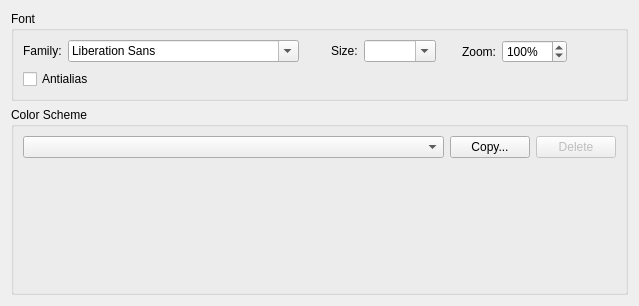
<?xml version="1.0" encoding="UTF-8"?>
<ui version="4.0">
 <class>TextEditor::Internal::FontSettingsPage</class>
 <widget class="QWidget" name="TextEditor::Internal::FontSettingsPage">
  <property name="geometry">
   <rect>
    <x>0</x>
    <y>0</y>
    <width>639</width>
    <height>306</height>
   </rect>
  </property>
  <layout class="QVBoxLayout" name="verticalLayout">
   <item>
    <widget class="QGroupBox" name="fontGroupBox">
     <property name="title">
      <string>Font</string>
     </property>
     <layout class="QGridLayout" name="gridLayout">
      <item row="0" column="4">
       <widget class="QLabel" name="sizeLabel">
        <property name="sizePolicy">
         <sizepolicy hsizetype="Fixed" vsizetype="Fixed">
          <horstretch>0</horstretch>
          <verstretch>0</verstretch>
         </sizepolicy>
        </property>
        <property name="text">
         <string>Size:</string>
        </property>
       </widget>
      </item>
      <item row="0" column="7">
       <widget class="QLabel" name="zoomLabel">
        <property name="text">
         <string>Zoom:</string>
        </property>
       </widget>
      </item>
      <item row="0" column="0">
       <widget class="QLabel" name="familyLabel">
        <property name="sizePolicy">
         <sizepolicy hsizetype="Fixed" vsizetype="Fixed">
          <horstretch>0</horstretch>
          <verstretch>0</verstretch>
         </sizepolicy>
        </property>
        <property name="text">
         <string>Family:</string>
        </property>
       </widget>
      </item>
      <item row="0" column="6">
       <spacer>
        <property name="orientation">
         <enum>Qt::Horizontal</enum>
        </property>
        <property name="sizeType">
         <enum>QSizePolicy::Preferred</enum>
        </property>
        <property name="sizeHint" stdset="0">
         <size>
          <width>20</width>
          <height>20</height>
         </size>
        </property>
       </spacer>
      </item>
      <item row="0" column="9">
       <spacer name="horizontalSpacer">
        <property name="orientation">
         <enum>Qt::Horizontal</enum>
        </property>
        <property name="sizeHint" stdset="0">
         <size>
          <width>40</width>
          <height>20</height>
         </size>
        </property>
       </spacer>
      </item>
      <item row="1" column="0" colspan="3">
       <widget class="QCheckBox" name="antialias">
        <property name="text">
         <string>Antialias</string>
        </property>
       </widget>
      </item>
      <item row="0" column="3">
       <spacer>
        <property name="orientation">
         <enum>Qt::Horizontal</enum>
        </property>
        <property name="sizeType">
         <enum>QSizePolicy::Preferred</enum>
        </property>
        <property name="sizeHint" stdset="0">
         <size>
          <width>20</width>
          <height>20</height>
         </size>
        </property>
       </spacer>
      </item>
      <item row="0" column="8">
       <widget class="QSpinBox" name="zoomSpinBox">
        <property name="suffix">
         <string>%</string>
        </property>
        <property name="minimum">
         <number>10</number>
        </property>
        <property name="maximum">
         <number>3000</number>
        </property>
        <property name="singleStep">
         <number>10</number>
        </property>
        <property name="value">
         <number>100</number>
        </property>
       </widget>
      </item>
      <item row="0" column="1">
       <widget class="QFontComboBox" name="fontComboBox"/>
      </item>
      <item row="0" column="5">
       <widget class="QComboBox" name="sizeComboBox">
        <property name="sizePolicy">
         <sizepolicy hsizetype="Fixed" vsizetype="Fixed">
          <horstretch>1</horstretch>
          <verstretch>0</verstretch>
         </sizepolicy>
        </property>
        <property name="editable">
         <bool>true</bool>
        </property>
       </widget>
      </item>
     </layout>
    </widget>
   </item>
   <item>
    <widget class="QGroupBox" name="colorSchemeGroupBox">
     <property name="title">
      <string>Color Scheme</string>
     </property>
     <layout class="QGridLayout" name="gridLayout_2">
      <item row="0" column="0">
       <widget class="QComboBox" name="schemeComboBox">
        <property name="sizePolicy">
         <sizepolicy hsizetype="Preferred" vsizetype="Fixed">
          <horstretch>1</horstretch>
          <verstretch>0</verstretch>
         </sizepolicy>
        </property>
       </widget>
      </item>
      <item row="0" column="1">
       <widget class="QPushButton" name="copyButton">
        <property name="text">
         <string>Copy...</string>
        </property>
       </widget>
      </item>
      <item row="0" column="2">
       <widget class="QPushButton" name="deleteButton">
        <property name="enabled">
         <bool>false</bool>
        </property>
        <property name="text">
         <string>Delete</string>
        </property>
       </widget>
      </item>
      <item row="1" column="0" colspan="3">
       <widget class="TextEditor::Internal::ColorSchemeEdit" name="schemeEdit" native="true">
        <property name="sizePolicy">
         <sizepolicy hsizetype="Preferred" vsizetype="Expanding">
          <horstretch>0</horstretch>
          <verstretch>1</verstretch>
         </sizepolicy>
        </property>
       </widget>
      </item>
     </layout>
    </widget>
   </item>
  </layout>
 </widget>
 <customwidgets>
  <customwidget>
   <class>TextEditor::Internal::ColorSchemeEdit</class>
   <extends>QWidget</extends>
   <header location="global">texteditor/colorschemeedit.h</header>
   <container>1</container>
  </customwidget>
 </customwidgets>
 <tabstops>
  <tabstop>fontComboBox</tabstop>
  <tabstop>sizeComboBox</tabstop>
  <tabstop>zoomSpinBox</tabstop>
  <tabstop>antialias</tabstop>
  <tabstop>schemeComboBox</tabstop>
  <tabstop>copyButton</tabstop>
  <tabstop>deleteButton</tabstop>
 </tabstops>
 <resources/>
 <connections/>
</ui>
